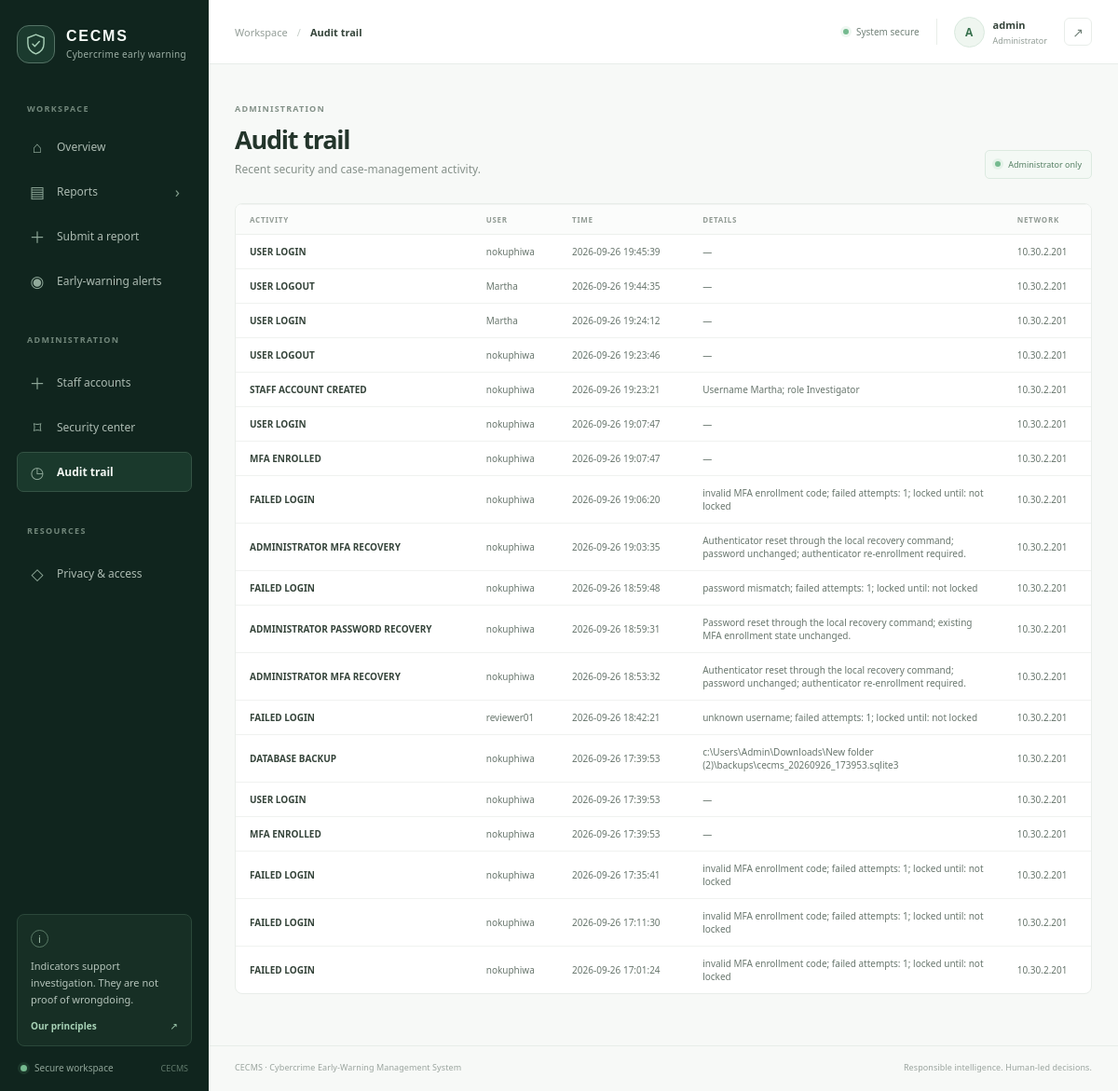
The app's page /audit (signed in) with its own data.
### tables this page shows
CREATE TABLE audit_log (
                id INTEGER PRIMARY KEY AUTOINCREMENT,
                username TEXT NOT NULL,
                action TEXT NOT NULL,
                event_time TEXT NOT NULL,
                ip_address TEXT NOT NULL,
                hostname TEXT NOT NULL,
                details TEXT NOT NULL DEFAULT ''
            );

### webapp.py (the view)
@app.route("/audit")
@unlocked_required
def audit_log():
    if not security.is_administrator(current_user()):
        abort(403)
    events = security.recent_audit_events(DATABASE, current_user(), 100)
    return render_template("audit.html", events=events)

### security.py (called while the page is built)
def system_lock_status(database_path):
    connection = sqlite3.connect(database_path)
    try:
        row = connection.execute("""
            SELECT is_locked, locked_by, locked_at, lock_reason
            FROM system_control WHERE state_id = 1
        """).fetchone()
        return row if row else (False, None, None, "")
    finally:
        connection.close()

def recent_audit_events(database_path, administrator, limit=100):
    if not is_administrator(administrator):
        return []
    connection = sqlite3.connect(database_path)
    try:
        return connection.execute("""
            SELECT username, action, event_time, ip_address, hostname, details
            FROM audit_log
            ORDER BY id DESC
            LIMIT ?
        """, (max(1, min(limit, 500)),)).fetchall()
    finally:
        connection.close()

def is_reviewer(user):
    return bool(user) and user.get("role") in ("Administrator", "Investigator", "Reviewer")

def is_administrator(user):
    return bool(user) and user.get("role") == "Administrator"

### webapp.py (called while the page is built)
def current_user():
    return session.get("user")

def unlocked_required(view):
    @wraps(view)
    def wrapped(*args, **kwargs):
        if not current_user():
            return redirect(url_for("login"))
        if security.system_lock_status(DATABASE)[0] and not security.is_administrator(current_user()):
            flash("The system is locked. Case access is temporarily unavailable.", "error")
            return redirect(url_for("privacy"))
        return view(*args, **kwargs)
    return wrapped

@app.before_request
def protect_posts():
    if request.method == "POST":
        submitted = request.form.get("csrf_token", "")
        expected = session.get("csrf_token", "")
        if not expected or not secrets.compare_digest(submitted, expected):
            abort(400, "Your session token is invalid. Refresh the page and try again.")

@app.context_processor
def template_context():
    if "csrf_token" not in session:
        session["csrf_token"] = secrets.token_urlsafe(32)
    return {
        "current_user": current_user(),
        "is_reviewer": security.is_reviewer(current_user()),
        "is_admin": security.is_administrator(current_user()),
        "system_locked": security.system_lock_status(DATABASE)[0],
        "csrf_token": session["csrf_token"],
    }

### templates/audit.html (shortened to what this page needs)
{% extends "layout.html" %}
{% block breadcrumb %}Audit trail{% endblock %}
{% block content %}
  <div class="page-heading"><div><span class="eyebrow">ADMINISTRATION</span><h1>Audit trail</h1><p>Recent security and case-management activity.</p></div><span class="admin-indicator"><span class="online-dot"></span> Administrator only</span></div>
  <section class="panel reports-panel">{% if events %}<div class="table-wrap"><table class="data-table audit-table"><thead><tr><th>ACTIVITY</th><th>USER</th><th>TIME</th><th>DETAILS</th><th>NETWORK</th></tr></thead><tbody>{% for event in events %}<tr><td><strong>{{ event[1] }}</strong></td><td>{{ event[0] }}</td><td>{{ event[2] }}</td><td class="audit-details">{{ event[5] or '—' }}</td><td>{{ event[3] or '—' }}</td></tr>{% endfor %}</tbody></table></div>{% else %}<div class="empty-state"><span class="empty-icon">◷</span><strong>No audit events yet</strong><p>Security events will appear here.</p></div>{% endif %}</section>
{% endblock %}

### static/styles.css (style rules this page uses)
:root { color-scheme: light; --ink: #1e2b25; --muted: #7b8780; --soft-muted: #a0aaa4; --line: #e8ede9; --paper: #ffffff; --canvas: #f7f9f7; --green: #286c4d; --green-deep: #10251e; --green-soft: #eaf4ee; --amber: #b97b27; --red: #bb5751; --blue: #577fa6; font-family: 'DM Sans', 'Segoe UI', sans-serif; font-synthesis: none; text-rendering: optimizeLegibility; -webkit-font-smoothing: antialiased; -moz-osx-font-smoothing: grayscale; }
* { box-sizing: border-box; }
body { margin: 0; color: var(--ink); background: var(--canvas); font-size: 14px; }
.app-shell { min-height: 100vh; }
.online-dot { width: 7px; height: 7px; flex: 0 0 auto; border-radius: 50%; background: #75ba8f; box-shadow: 0 0 0 3px rgb(117 186 143 / 12%); }
.page-heading { display: flex; align-items: flex-end; justify-content: space-between; gap: 20px; margin-bottom: 26px; }
.page-heading h1 { margin: 9px 0 6px; color: #23352b; font: 700 27px/1.24 Manrope, 'Segoe UI', sans-serif; letter-spacing: -.045em; }
.page-heading p { margin: 0; color: #86918a; font-size: 12px; line-height: 1.6; }
.eyebrow { color: #839188; font-size: 9px; font-weight: 700; letter-spacing: .13em; }
.panel { border: 1px solid #e8ede9; border-radius: 8px; background: #fff; }
.table-wrap { width: 100%; overflow-x: auto; }
.data-table { width: 100%; border-collapse: collapse; text-align: left; }
.data-table thead { border-top: 1px solid #f0f2f0; border-bottom: 1px solid #edf0ed; background: #fbfcfb; }
.data-table th { padding: 10px 15px; color: #919b94; font-size: 8px; font-weight: 700; letter-spacing: .09em; white-space: nowrap; }
.data-table td { padding: 11px 15px; border-bottom: 1px solid #f0f2f0; color: #68766d; font-size: 10px; vertical-align: middle; }
.data-table tbody tr:last-child td { border-bottom: 0; }
.data-table td strong { display: block; max-width: 220px; overflow: hidden; color: #35443a; font-size: 10px; font-weight: 600; text-overflow: ellipsis; white-space: nowrap; }
.reports-panel { overflow: hidden; }
.admin-indicator { display: inline-flex; align-items: center; gap: 8px; padding: 8px 10px; border: 1px solid #dceae0; border-radius: 5px; color: #568064; background: #f4f9f5; font-size: 9px; white-space: nowrap; }
.admin-indicator .online-dot { width: 6px; height: 6px; }
.audit-table { min-width: 800px; }
.audit-details { max-width: 300px; overflow-wrap: anywhere; }

### records on screen
audit_log: action "USER LOGIN", username "nokuphiwa", event_time "2026-09-26 19:45:39", details "—", ip_address "10.30.2.201"
audit_log: action "USER LOGOUT", username "Martha", event_time "2026-09-26 19:44:35", details "—", ip_address "10.30.2.201"
audit_log: action "USER LOGIN", username "Martha", event_time "2026-09-26 19:24:12", details "—", ip_address "10.30.2.201"
audit_log: action "USER LOGOUT", username "nokuphiwa", event_time "2026-09-26 19:23:46", details "—", ip_address "10.30.2.201"
audit_log: action "STAFF ACCOUNT CREATED", username "nokuphiwa", event_time "2026-09-26 19:23:21", details "Username Martha; role Investigator", ip_address "10.30.2.201"
audit_log: action "USER LOGIN", username "nokuphiwa", event_time "2026-09-26 19:07:47", details "—", ip_address "10.30.2.201"
audit_log: action "MFA ENROLLED", username "nokuphiwa", event_time "2026-09-26 19:07:47", details "—", ip_address "10.30.2.201"
audit_log: action "FAILED LOGIN", username "nokuphiwa", event_time "2026-09-26 19:06:20", details "invalid MFA enrollment code; failed attempts: 1; locked until: not locked", ip_address "10.30.2.201"
audit_log: action "ADMINISTRATOR MFA RECOVERY", username "nokuphiwa", event_time "2026-09-26 19:03:35", details "Authenticator reset through the local recovery command; password unchanged; authenticator re-enrollment required.", ip_address "10.30.2.201"
audit_log: action "FAILED LOGIN", username "nokuphiwa", event_time "2026-09-26 18:59:48", details "password mismatch; failed attempts: 1; locked until: not locked", ip_address "10.30.2.201"
audit_log: action "ADMINISTRATOR PASSWORD RECOVERY", username "nokuphiwa", event_time "2026-09-26 18:59:31", details "Password reset through the local recovery command; existing MFA enrollment state unchanged.", ip_address "10.30.2.201"
audit_log: action "ADMINISTRATOR MFA RECOVERY", username "nokuphiwa", event_time "2026-09-26 18:53:32", details "Authenticator reset through the local recovery command; password unchanged; authenticator re-enrollment required.", ip_address "10.30.2.201"
audit_log: action "FAILED LOGIN", username "reviewer01", event_time "2026-09-26 18:42:21", details "unknown username; failed attempts: 1; locked until: not locked", ip_address "10.30.2.201"
audit_log: action "DATABASE BACKUP", username "nokuphiwa", event_time "2026-09-26 17:39:53", details "c:\\Users\\Admin\\Downloads\\New folder (2)\\backups\\cecms_20260926_173953.sqlite3", ip_address "10.30.2.201"
audit_log: action "USER LOGIN", username "nokuphiwa", event_time "2026-09-26 17:39:53", details "—", ip_address "10.30.2.201"
audit_log: action "MFA ENROLLED", username "nokuphiwa", event_time "2026-09-26 17:39:53", details "—", ip_address "10.30.2.201"
audit_log: action "FAILED LOGIN", username "nokuphiwa", event_time "2026-09-26 17:35:41", details "invalid MFA enrollment code; failed attempts: 1; locked until: not locked", ip_address "10.30.2.201"
audit_log: action "FAILED LOGIN", username "nokuphiwa", event_time "2026-09-26 17:11:30", details "invalid MFA enrollment code; failed attempts: 1; locked until: not locked", ip_address "10.30.2.201"
audit_log: action "FAILED LOGIN", username "nokuphiwa", event_time "2026-09-26 17:01:24", details "invalid MFA enrollment code; failed attempts: 1; locked until: not locked", ip_address "10.30.2.201"

### other values on screen
{{ current_user.username[:1]|upper }} "A"
{{ current_user.username }} "admin"
{{ current_user.role }} "Administrator"
